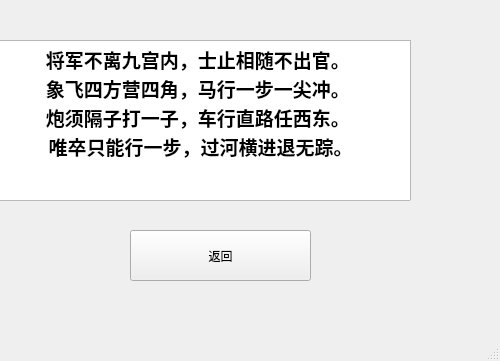
<?xml version="1.0" encoding="UTF-8"?>
<ui version="4.0">
 <class>detail</class>
 <widget class="QMainWindow" name="detail">
  <property name="geometry">
   <rect>
    <x>0</x>
    <y>0</y>
    <width>500</width>
    <height>361</height>
   </rect>
  </property>
  <property name="maximumSize">
   <size>
    <width>500</width>
    <height>361</height>
   </size>
  </property>
  <property name="windowTitle">
   <string>MainWindow</string>
  </property>
  <property name="styleSheet">
   <string notr="true">background-image: url(:/picture/123.jpg);</string>
  </property>
  <widget class="QWidget" name="centralwidget">
   <widget class="QPushButton" name="pushButton">
    <property name="geometry">
     <rect>
      <x>130</x>
      <y>230</y>
      <width>181</width>
      <height>51</height>
     </rect>
    </property>
    <property name="text">
     <string>返回</string>
    </property>
   </widget>
   <widget class="QTextBrowser" name="textBrowser">
    <property name="geometry">
     <rect>
      <x>-10</x>
      <y>40</y>
      <width>421</width>
      <height>161</height>
     </rect>
    </property>
    <property name="minimumSize">
     <size>
      <width>421</width>
      <height>161</height>
     </size>
    </property>
    <property name="styleSheet">
     <string notr="true">background-image: url(:/picture/123.jpg);</string>
    </property>
    <property name="html">
     <string>&lt;!DOCTYPE HTML PUBLIC &quot;-//W3C//DTD HTML 4.0//EN&quot; &quot;http://www.w3.org/TR/REC-html40/strict.dtd&quot;&gt;
&lt;html&gt;&lt;head&gt;&lt;meta name=&quot;qrichtext&quot; content=&quot;1&quot; /&gt;&lt;style type=&quot;text/css&quot;&gt;
p, li { white-space: pre-wrap; }
&lt;/style&gt;&lt;/head&gt;&lt;body style=&quot; font-family:'SimSun'; font-size:9pt; font-weight:400; font-style:normal;&quot;&gt;
&lt;p align=&quot;center&quot; style=&quot; margin-top:0px; margin-bottom:0px; margin-left:0px; margin-right:0px; -qt-block-indent:0; text-indent:0px;&quot;&gt;&lt;span style=&quot; font-size:14pt; font-weight:600;&quot;&gt;将军不离九宫内，士止相随不出官。 &lt;/span&gt;&lt;/p&gt;
&lt;p align=&quot;center&quot; style=&quot; margin-top:0px; margin-bottom:0px; margin-left:0px; margin-right:0px; -qt-block-indent:0; text-indent:0px;&quot;&gt;&lt;span style=&quot; font-size:14pt; font-weight:600;&quot;&gt;象飞四方营四角，马行一步一尖冲。 &lt;/span&gt;&lt;/p&gt;
&lt;p align=&quot;center&quot; style=&quot; margin-top:0px; margin-bottom:0px; margin-left:0px; margin-right:0px; -qt-block-indent:0; text-indent:0px;&quot;&gt;&lt;span style=&quot; font-size:14pt; font-weight:600;&quot;&gt;炮须隔子打一子，车行直路任西东。 &lt;/span&gt;&lt;/p&gt;
&lt;p align=&quot;center&quot; style=&quot; margin-top:0px; margin-bottom:0px; margin-left:0px; margin-right:0px; -qt-block-indent:0; text-indent:0px;&quot;&gt;&lt;span style=&quot; font-size:14pt; font-weight:600;&quot;&gt;唯卒只能行一步，过河横进退无踪。&lt;/span&gt;&lt;/p&gt;&lt;/body&gt;&lt;/html&gt;</string>
    </property>
   </widget>
  </widget>
  <widget class="QMenuBar" name="menubar">
   <property name="geometry">
    <rect>
     <x>0</x>
     <y>0</y>
     <width>500</width>
     <height>26</height>
    </rect>
   </property>
  </widget>
  <widget class="QStatusBar" name="statusbar"/>
 </widget>
 <resources/>
 <connections/>
</ui>
